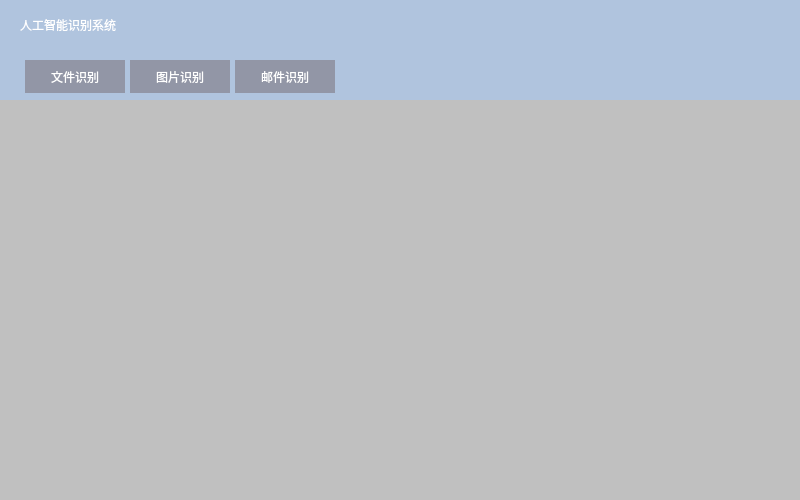
<?xml version="1.0" encoding="UTF-8"?>
<ui version="4.0">
 <class>GuiWidget</class>
 <widget class="QWidget" name="GuiWidget">
  <property name="geometry">
   <rect>
    <x>0</x>
    <y>0</y>
    <width>800</width>
    <height>500</height>
   </rect>
  </property>
  <property name="minimumSize">
   <size>
    <width>0</width>
    <height>0</height>
   </size>
  </property>
  <property name="windowTitle">
   <string>GuiWidget</string>
  </property>
  <property name="styleSheet">
   <string notr="true">#TopWidget{background-color: rgb(176,196,222,255);}
#BodyWidget{background-color: rgb(192,192, 192,255);}
</string>
  </property>
  <layout class="QVBoxLayout" name="verticalLayout" stretch="20,80">
   <property name="spacing">
    <number>0</number>
   </property>
   <property name="leftMargin">
    <number>0</number>
   </property>
   <property name="topMargin">
    <number>0</number>
   </property>
   <property name="rightMargin">
    <number>0</number>
   </property>
   <property name="bottomMargin">
    <number>0</number>
   </property>
   <item>
    <widget class="QWidget" name="TopWidget" native="true">
     <layout class="QHBoxLayout" name="horizontalLayout_3">
      <property name="spacing">
       <number>0</number>
      </property>
      <property name="leftMargin">
       <number>0</number>
      </property>
      <property name="topMargin">
       <number>0</number>
      </property>
      <property name="rightMargin">
       <number>0</number>
      </property>
      <property name="bottomMargin">
       <number>0</number>
      </property>
      <item>
       <layout class="QVBoxLayout" name="verticalLayout_top1">
        <property name="spacing">
         <number>0</number>
        </property>
        <property name="leftMargin">
         <number>20</number>
        </property>
        <item>
         <widget class="QLabel" name="label_theme">
          <property name="minimumSize">
           <size>
            <width>320</width>
            <height>40</height>
           </size>
          </property>
          <property name="maximumSize">
           <size>
            <width>320</width>
            <height>40</height>
           </size>
          </property>
          <property name="styleSheet">
           <string notr="true">QLabel{
color: rgba(255, 255, 255);
background-color:rgba(0,0,0,0);
font: 16pt &quot;Cantarell&quot;;
background-repeat: no-repeat;
outline: none;
}</string>
          </property>
          <property name="text">
           <string>人工智能识别系统</string>
          </property>
         </widget>
        </item>
        <item>
         <layout class="QHBoxLayout" name="horizontalLayout_top2">
          <property name="spacing">
           <number>0</number>
          </property>
          <property name="topMargin">
           <number>10</number>
          </property>
          <property name="bottomMargin">
           <number>0</number>
          </property>
          <item>
           <widget class="QPushButton" name="pushButtonFirstPage">
            <property name="minimumSize">
             <size>
              <width>100</width>
              <height>33</height>
             </size>
            </property>
            <property name="maximumSize">
             <size>
              <width>100</width>
              <height>33</height>
             </size>
            </property>
            <property name="styleSheet">
             <string notr="true">QPushButton{background-color:rgb(100,80,80,100);color:white;border-style: inset;}
QPushButton:hover{background-color:rgb(216,191,216);color:red;}
QPushButton:pressed{background-color:rgb(100,149,237);border-style: inset;}
QPushButton:focus{outline: none;}
</string>
            </property>
            <property name="text">
             <string>文件识别</string>
            </property>
           </widget>
          </item>
          <item>
           <widget class="QPushButton" name="pushButtonSecondPage">
            <property name="minimumSize">
             <size>
              <width>100</width>
              <height>33</height>
             </size>
            </property>
            <property name="maximumSize">
             <size>
              <width>100</width>
              <height>33</height>
             </size>
            </property>
            <property name="styleSheet">
             <string notr="true">QPushButton{background-color:rgb(100,80,80,100);color:white;border-style: inset;}
QPushButton:hover{background-color:rgb(216,191,216);color:red;}
QPushButton:pressed{background-color:rgb(100,149,237);border-style: inset;}
QPushButton:focus{outline: none;}
</string>
            </property>
            <property name="text">
             <string>图片识别</string>
            </property>
           </widget>
          </item>
          <item>
           <widget class="QPushButton" name="pushButtonThirdPage">
            <property name="minimumSize">
             <size>
              <width>100</width>
              <height>33</height>
             </size>
            </property>
            <property name="maximumSize">
             <size>
              <width>100</width>
              <height>33</height>
             </size>
            </property>
            <property name="styleSheet">
             <string notr="true">QPushButton{background-color:rgb(100,80,80,100);color:white;border-style: inset;}
QPushButton:hover{background-color:rgb(216,191,216);color:red;}
QPushButton:pressed{background-color:rgb(100,149,237);border-style: inset;}
QPushButton:focus{outline: none;}
</string>
            </property>
            <property name="text">
             <string>邮件识别</string>
            </property>
           </widget>
          </item>
         </layout>
        </item>
       </layout>
      </item>
      <item>
       <spacer name="horizontalSpacer">
        <property name="orientation">
         <enum>Qt::Horizontal</enum>
        </property>
        <property name="sizeHint" stdset="0">
         <size>
          <width>40</width>
          <height>20</height>
         </size>
        </property>
       </spacer>
      </item>
      <item>
       <layout class="QVBoxLayout" name="verticalLayout_top3">
        <item>
         <layout class="QHBoxLayout" name="horizontalLayout">
          <property name="spacing">
           <number>20</number>
          </property>
          <property name="leftMargin">
           <number>0</number>
          </property>
          <property name="topMargin">
           <number>10</number>
          </property>
          <property name="rightMargin">
           <number>20</number>
          </property>
          <item>
           <widget class="QPushButton" name="btnMinimal">
            <property name="maximumSize">
             <size>
              <width>18</width>
              <height>18</height>
             </size>
            </property>
            <property name="styleSheet">
             <string notr="true">QPushButton{border-image: url(:/icon/config/img/min_btn.png);}</string>
            </property>
            <property name="text">
             <string/>
            </property>
            <property name="flat">
             <bool>true</bool>
            </property>
           </widget>
          </item>
          <item>
           <widget class="QPushButton" name="btnMaximized">
            <property name="maximumSize">
             <size>
              <width>18</width>
              <height>18</height>
             </size>
            </property>
            <property name="styleSheet">
             <string notr="true">QPushButton{border-image: url(:/icon/config/img/max_btn.png);}</string>
            </property>
            <property name="text">
             <string/>
            </property>
            <property name="flat">
             <bool>true</bool>
            </property>
           </widget>
          </item>
          <item>
           <widget class="QPushButton" name="btnClose">
            <property name="maximumSize">
             <size>
              <width>18</width>
              <height>18</height>
             </size>
            </property>
            <property name="styleSheet">
             <string notr="true">QPushButton{border-image: url(:/icon/config/img/close_btn.png);}</string>
            </property>
            <property name="text">
             <string/>
            </property>
            <property name="flat">
             <bool>true</bool>
            </property>
           </widget>
          </item>
         </layout>
        </item>
        <item>
         <spacer name="verticalSpacer_top4">
          <property name="orientation">
           <enum>Qt::Vertical</enum>
          </property>
          <property name="sizeHint" stdset="0">
           <size>
            <width>20</width>
            <height>40</height>
           </size>
          </property>
         </spacer>
        </item>
       </layout>
      </item>
     </layout>
    </widget>
   </item>
   <item>
    <widget class="QWidget" name="BodyWidget" native="true"/>
   </item>
  </layout>
 </widget>
 <layoutdefault spacing="6" margin="11"/>
 <resources/>
 <connections/>
</ui>
